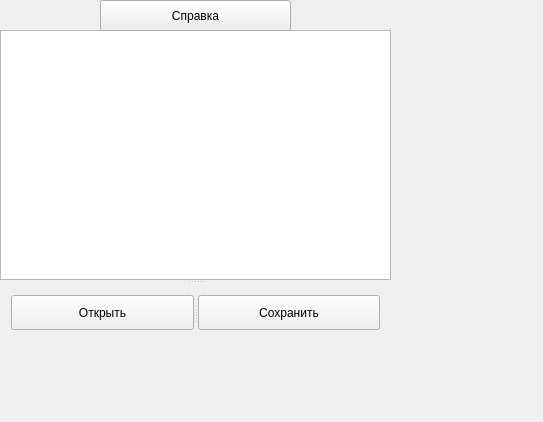
<?xml version="1.0" encoding="UTF-8"?>
<ui version="4.0">
 <class>Lesson_3Class</class>
 <widget class="QWidget" name="Lesson_3Class">
  <property name="geometry">
   <rect>
    <x>0</x>
    <y>0</y>
    <width>543</width>
    <height>422</height>
   </rect>
  </property>
  <property name="windowTitle">
   <string>Lesson_3</string>
  </property>
  <widget class="QSplitter" name="splitter_2">
   <property name="geometry">
    <rect>
     <x>0</x>
     <y>30</y>
     <width>391</width>
     <height>311</height>
    </rect>
   </property>
   <property name="orientation">
    <enum>Qt::Vertical</enum>
   </property>
   <widget class="QPlainTextEdit" name="plainTextEdit"/>
   <widget class="QWidget" name="widget" native="true">
    <layout class="QVBoxLayout" name="verticalLayout">
     <item>
      <widget class="QSplitter" name="splitter">
       <property name="orientation">
        <enum>Qt::Horizontal</enum>
       </property>
       <widget class="QPushButton" name="openButton">
        <property name="text">
         <string>Открыть</string>
        </property>
       </widget>
       <widget class="QPushButton" name="saveButton">
        <property name="text">
         <string>Сохранить</string>
        </property>
       </widget>
      </widget>
     </item>
    </layout>
   </widget>
  </widget>
  <widget class="QPushButton" name="infoButton">
   <property name="geometry">
    <rect>
     <x>100</x>
     <y>0</y>
     <width>191</width>
     <height>31</height>
    </rect>
   </property>
   <property name="text">
    <string>Справка</string>
   </property>
  </widget>
 </widget>
 <layoutdefault spacing="6" margin="11"/>
 <resources>
  <include location="Lesson_3.qrc"/>
 </resources>
 <connections/>
</ui>
